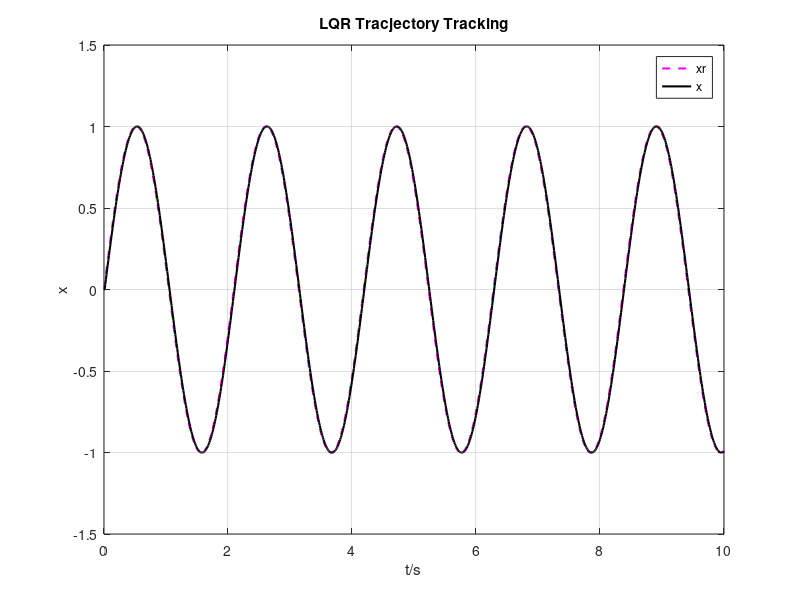
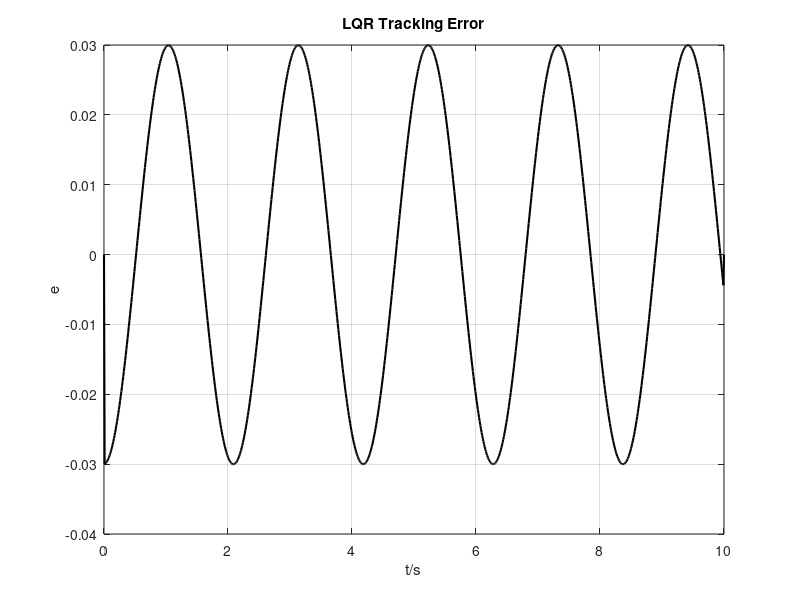

Source code (MATLAB) for these figures, in order:
%% Design Tracjectory Tracking Controller Using LQR at Command Line
% Plant: x''=3x-2u+d(t), d(t)=cos(2t^0.5)+sin(0.5t^2), d(t) is a unknown disturbance.
% Desired Signal: xr=sin(3t)
% Control Objective: x(t)-xr=0
% Initial Condition: x(0)=0

% Designed by Chiled_JiuAn.

%% simulation environment initialization
clc; close all; clear;

%% create state space plant model
A = [0 1;
     3 0];
B = [0;
     -2];
C = [1 0;
     0 0];
D = 0;

plant = ss(A,B,C,D);

Ts = 0.01; % sampling time
simTime = 10; % simulation time
N = simTime/Ts;

plant_d = c2d(plant,Ts); % discretization

%% initial states
xr = zeros(2,N+1); % reference
x = zeros(2,N+1); % system states
e = zeros(2,N+1); % states error
u = zeros(1,N+1); % controller output
y = zeros(2,N+1); % system output
t = zeros(1,N+1); % clock
d = zeros(1,N+1); % disturbance

x(:,1) = [0 0]'; % define initial conditions
%xr(1,1) = 1;

%% design LQR Regulator
% weight matrix
Q = [1 0
     0 100];
R = 0.01;
K = lqr(A,B,Q,R);
disp('--------------------------');
fprintf('k1 = %.2f   ',K(1));
fprintf('k2 = %.2f \n',K(2));
disp('--------------------------');

%% iterate through each time step
disp('Start simulation...');

for k = 1:N
    
    t(1,k+1) = k*Ts;
    
    %xr(1,k+1) = 1;
    xr(1,k+1) = sin(3*t(1,k+1));
    xr(2,k+1) = (xr(1,k+1)-xr(1,k))/Ts; % desired signal derivative
    
    e(:,k) = x(:,k)-xr(:,k); % error state
    u(1,k) = -K*e(:,k)+3/2*xr(1,k); % control law
    
    %d(1,k) = 0;
    d(1,k) = cos(2*t(1,k)^0.5)+sin(0.5*t(1,k)^2); % disturbance
    
    E = [0;d(1,k)*Ts];
    
    x(:,k+1) = plant_d.A * x(:,k) + plant_d.B * u(1,k) + E;
    y(:,k) = plant_d.C * x(:,k);
    
end
    y(:,k+1) = plant_d.C * x(:,k+1);

%% plot figures
disp('Drawing...');

figure('Color','white')
plot(t,xr(1,:),'m--','linewidth',1.5); hold on;
plot(t,y(1,:),'k','linewidth',1.5); hold off;
grid on;
title('LQR Tracjectory Tracking');
xlabel('t/s'); ylabel('x')
legend('xr','x');

figure('Color','white')
plot(t,e(1,:),'k','linewidth',1.5);
grid on;
title('LQR Tracking Error')
xlabel('t/s'); ylabel('e');

disp('End of the simulation.');

% Reference
% [1] https://zhuanlan.zhihu.com/p/58134063